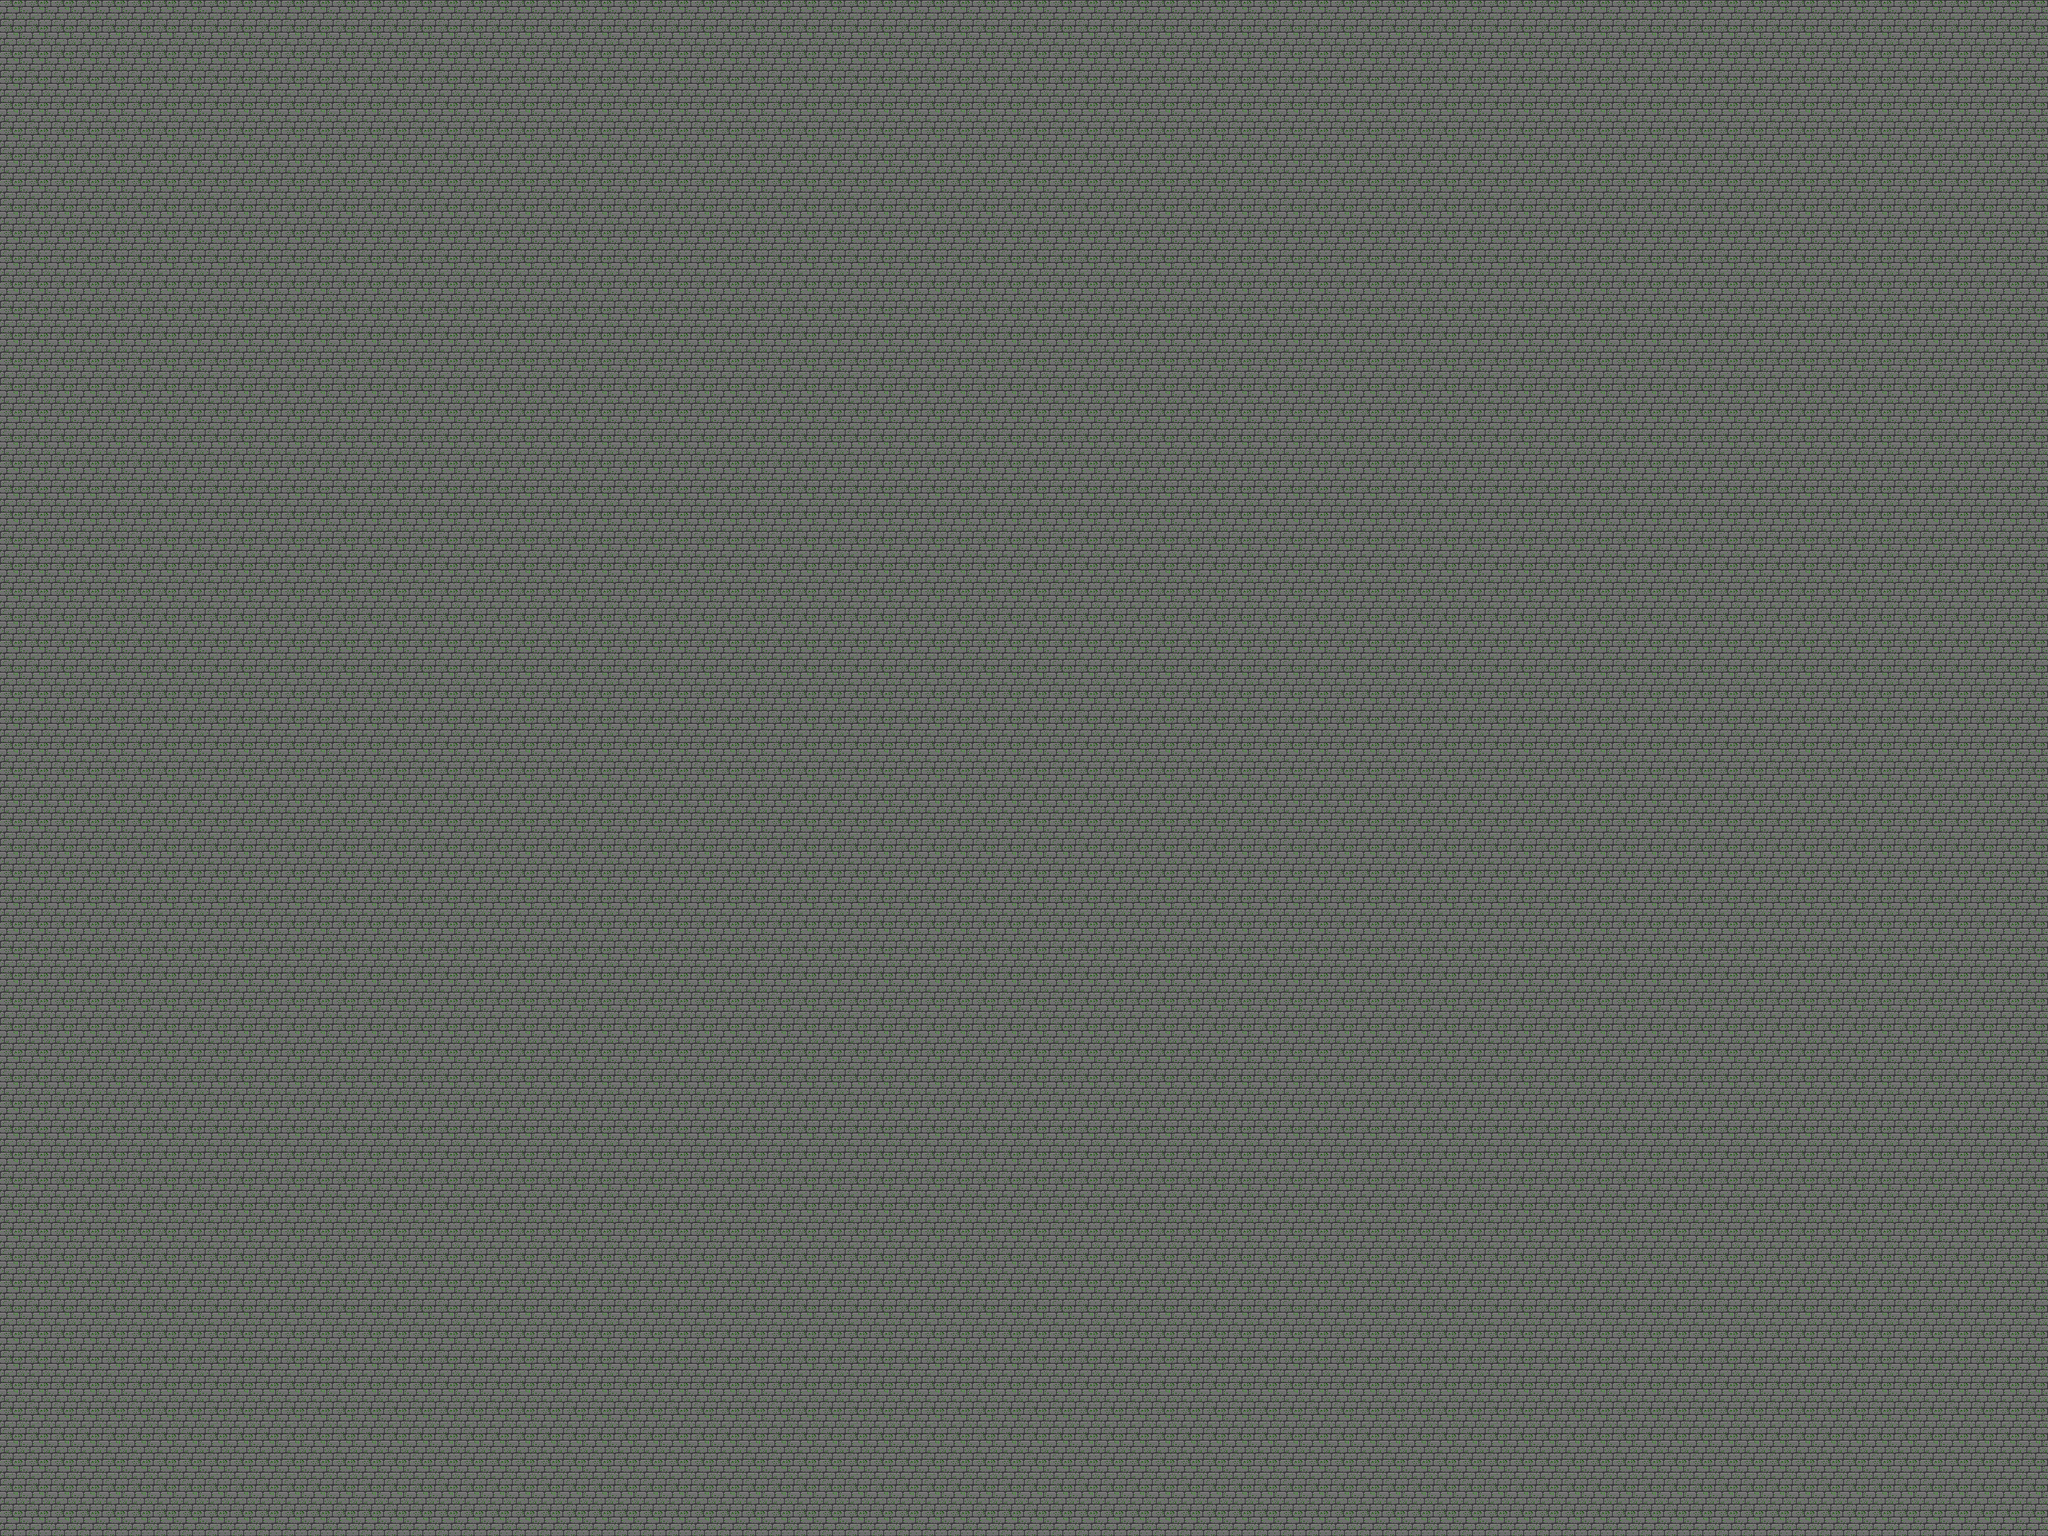

A 2D game scene composited from a Tiled map and its tileset images. What follows is a short description and the map's XML, with each tile layer's data collapsed to a summary:
An orthogonal 80x60 tile map with 32x32 px tiles, 1 tile layer (Tile Layer 1).

<map version="1.4" tiledversion="1.4.3" orientation="orthogonal" renderorder="right-down" width="80" height="60" tilewidth="32" tileheight="32" infinite="0" nextlayerid="2" nextobjectid="1">
 <tileset firstgid="1" source="../spritesheets/Tilesetv2.tsx" />
 <layer id="1" name="Tile Layer 1" width="80" height="60">
  <data>[4800 cells, 4800 non-empty, 1 distinct tile ids]</data>
 </layer>
</map>
